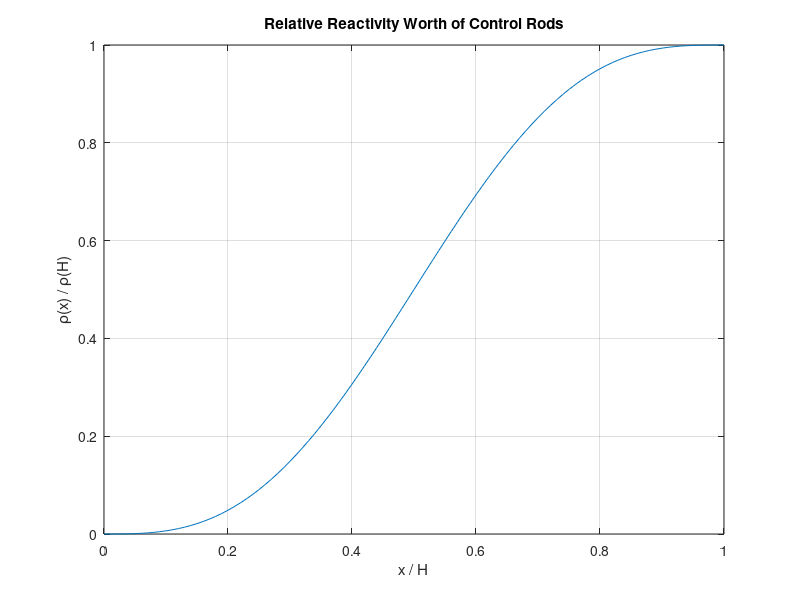

This figure's MATLAB source:
% Random nice to have analytics
% Standalone script that can be run by itself
clc, close all, clear

fraction_of_rod_inserted(1).f1 = 0:.01:1;
relative_reactivities = cell2mat(arrayfun(@(x) x.f1 - (((2*pi)^-1)*sin(2*pi*x.f1)), fraction_of_rod_inserted,'UniformOutput',false));
fraction_of_rod_inserted = fraction_of_rod_inserted.f1;


figure(1), plot(fraction_of_rod_inserted, relative_reactivities), grid on 
title('Relative Reactivity Worth of Control Rods')
ylabel('\rho(x) / \rho(H)'), xlabel('x / H')
